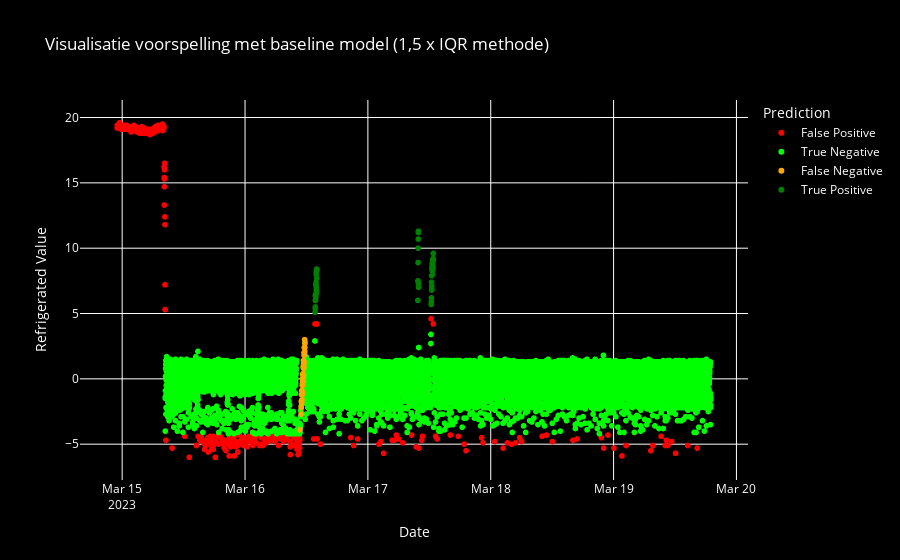

The cell this chart's notebook holds for it:
### Code cell
fig = px.scatter(
    freezer_copy,
    x=freezer_copy.index,
    y='Refrigerated',
    color='Prediction',
    color_discrete_map=color_map,
    labels={'x': 'Date', 'Refrigerated': 'Refrigerated Value'},
    title='Visualisatie voorspelling met baseline model (1,5 x IQR methode)'
)

fig.update_layout(
    plot_bgcolor='black',  
    paper_bgcolor='black',
    font_color='white',     
)

fig.update_xaxes(
    showgrid=True,
    gridcolor='white',
    zeroline=False
)

fig.update_yaxes(
    showgrid=True,
    gridcolor='white',
    zeroline=False
)
fig.show()

### Figure 1 — Plotly figure (JSON) as saved in the notebook; plotly's stock layout.template omitted (floating-point values rounded to 4 significant figures; data arrays with more than 128 entries replaced by an {"elided": "..."} marker saying what was removed)
{"data": [{"hovertemplate": "Prediction=False Positive<br>Date=%{x}<br>Refrigerated Value=%{y}<extra></extra>", "legendgroup": "False Positive", "marker": {"color": "red", "symbol": "circle"}, "mode": "markers", "name": "False Positive", "showlegend": true, "type": "scattergl", "x": {"elided": "773 str values"}, "xaxis": "x", "y": {"elided": "773 float values"}, "yaxis": "y"}, {"hovertemplate": "Prediction=True Negative<br>Date=%{x}<br>Refrigerated Value=%{y}<extra></extra>", "legendgroup": "True Negative", "marker": {"color": "lime", "symbol": "circle"}, "mode": "markers", "name": "True Negative", "showlegend": true, "type": "scattergl", "x": {"elided": "6086 str values"}, "xaxis": "x", "y": {"elided": "6086 float values"}, "yaxis": "y"}, {"hovertemplate": "Prediction=False Negative<br>Date=%{x}<br>Refrigerated Value=%{y}<extra></extra>", "legendgroup": "False Negative", "marker": {"color": "orange", "symbol": "circle"}, "mode": "markers", "name": "False Negative", "showlegend": true, "type": "scattergl", "x": ["2023-03-16T10:44:00", "2023-03-16T10:58:00", "2023-03-16T10:59:00", "2023-03-16T11:00:00", "2023-03-16T11:01:00", "2023-03-16T11:02:00", "2023-03-16T11:03:00", "2023-03-16T11:04:00", "2023-03-16T11:05:00", "2023-03-16T11:06:00", "2023-03-16T11:07:00", "2023-03-16T11:08:00", "2023-03-16T11:09:00", "2023-03-16T11:10:00", "2023-03-16T11:11:00", "2023-03-16T11:13:00", "2023-03-16T11:14:00", "2023-03-16T11:15:00", "2023-03-16T11:16:00", "2023-03-16T11:17:00", "2023-03-16T11:18:00", "2023-03-16T11:19:00", "2023-03-16T11:20:00", "2023-03-16T11:21:00", "2023-03-16T11:22:00", "2023-03-16T11:23:00", "2023-03-16T11:24:00", "2023-03-16T11:25:00", "2023-03-16T11:26:00", "2023-03-16T11:27:00", "2023-03-16T11:28:00", "2023-03-16T11:29:00", "2023-03-16T11:30:00", "2023-03-16T11:31:00", "2023-03-16T11:32:00", "2023-03-16T11:33:00", "2023-03-16T11:34:00", "2023-03-16T11:35:00", "2023-03-16T11:36:00", "2023-03-16T11:37:00", "2023-03-16T11:38:00", "2023-03-16T11:39:00", "2023-03-16T11:40:00", "2023-03-16T11:41:00", "2023-03-16T11:42:00"], "xaxis": "x", "y": [-3.9, -2.2, -2.7, -2.2, -1.7, -1.2, -1.8, -1.9, -0.9, -0.9, -1.6, -1.2, -1, -1.2, -0.5, -0.5, 0, -0.2, 0.3, -0.2, -0.2, 0.4, 0.9, 0.1, -0.2, 1, 0.3, 1.4, 0.8, 1.1, 1.2, 0.9, 0.9, 2, 1.8, 1.3, 1.9, 2.4, 2.4, 2, 2.4, 3, 2.1, 2.4, 2.7], "yaxis": "y"}, {"hovertemplate": "Prediction=True Positive<br>Date=%{x}<br>Refrigerated Value=%{y}<extra></extra>", "legendgroup": "True Positive", "marker": {"color": "green", "symbol": "circle"}, "mode": "markers", "name": "True Positive", "showlegend": true, "type": "scattergl", "x": ["2023-03-16T13:41:00", "2023-03-16T13:42:00", "2023-03-16T13:43:00", "2023-03-16T13:44:00", "2023-03-16T13:45:00", "2023-03-16T13:46:00", "2023-03-16T13:47:00", "2023-03-16T13:48:00", "2023-03-16T13:49:00", "2023-03-16T13:50:00", "2023-03-16T13:51:00", "2023-03-16T13:52:00", "2023-03-16T13:53:00", "2023-03-16T13:54:00", "2023-03-16T13:55:00", "2023-03-16T13:56:00", "2023-03-16T13:57:00", "2023-03-16T13:58:00", "2023-03-16T13:59:00", "2023-03-16T14:00:00", "2023-03-16T14:01:00", "2023-03-17T09:46:00", "2023-03-17T09:47:00", "2023-03-17T09:48:00", "2023-03-17T09:49:00", "2023-03-17T09:50:00", "2023-03-17T09:51:00", "2023-03-17T09:52:00", "2023-03-17T09:53:00", "2023-03-17T09:54:00", "2023-03-17T12:21:00", "2023-03-17T12:22:00", "2023-03-17T12:23:00", "2023-03-17T12:24:00", "2023-03-17T12:25:00", "2023-03-17T12:26:00", "2023-03-17T12:27:00", "2023-03-17T12:28:00", "2023-03-17T12:29:00", "2023-03-17T12:30:00", "2023-03-17T12:31:00", "2023-03-17T12:32:00", "2023-03-17T12:33:00", "2023-03-17T12:34:00", "2023-03-17T12:35:00", "2023-03-17T12:36:00", "2023-03-17T12:37:00", "2023-03-17T12:38:00", "2023-03-17T12:39:00", "2023-03-17T12:40:00", "2023-03-17T12:41:00", "2023-03-17T12:42:00", "2023-03-17T12:43:00", "2023-03-17T12:44:00", "2023-03-17T12:45:00", "2023-03-17T12:46:00"], "xaxis": "x", "y": [5.1, 5.4, 5.5, 6, 6.4, 6, 6.3, 6.2, 6.5, 7.2, 7.2, 6.5, 7.4, 8, 6.8, 8.2, 7, 8.4, 6.7, 7.7, 8.3, 6, 7.5, 8.9, 10, 10.7, 11.2, 11.3, 7.3, 7, 5.7, 5.7, 5.8, 5.9, 6.2, 7.4, 7.9, 6.8, 7.1, 6.9, 8.4, 8.6, 8.8, 8.3, 8.7, 8.8, 8.5, 8, 8.4, 8.6, 9, 9.1, 8.6, 9.2, 9.1, 9.6], "yaxis": "y"}], "layout": {"font": {"color": "white"}, "legend": {"title": {"text": "Prediction"}, "tracegroupgap": 0}, "paper_bgcolor": "black", "plot_bgcolor": "black", "title": {"text": "Visualisatie voorspelling met baseline model (1,5 x IQR methode)"}, "xaxis": {"anchor": "y", "domain": [0, 1], "gridcolor": "white", "showgrid": true, "title": {"text": "Date"}, "zeroline": false}, "yaxis": {"anchor": "x", "domain": [0, 1], "gridcolor": "white", "showgrid": true, "title": {"text": "Refrigerated Value"}, "zeroline": false}}}
